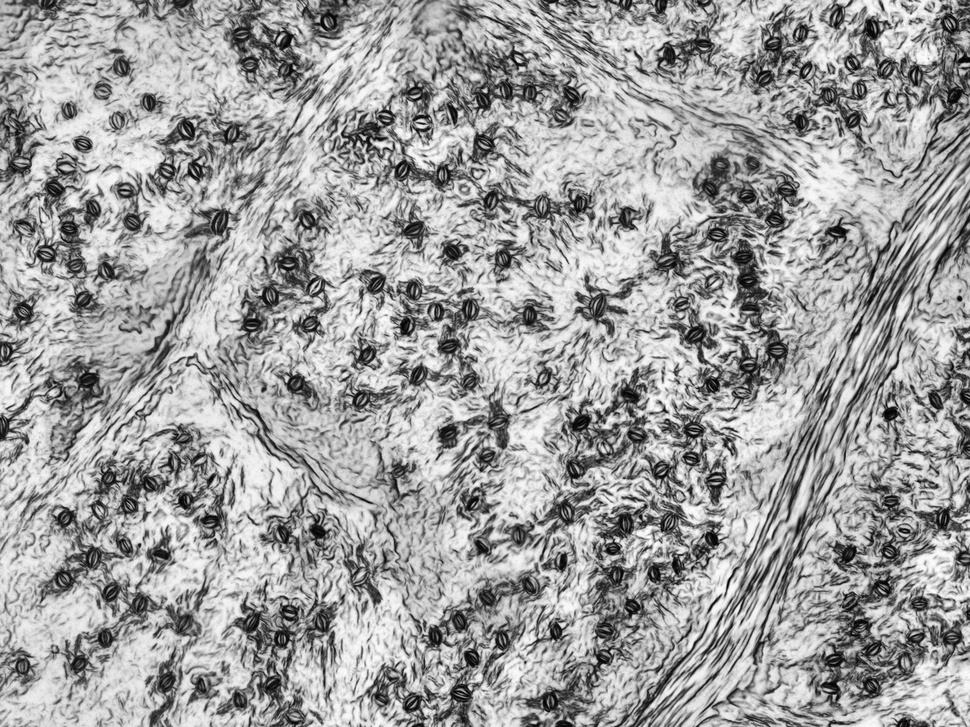
#> input picture 1.1.jpg, 970 x 727 px, shrunk from 2560 x 1920 before the run; its folder holds only this picture in this run
$ python -i preprocessing.py   (imports and definitions only)
#> lines starting #> are read from the running program, lines starting #| are printed output that depends on the picture
#> further down, picture is the input picture: shape (727, 970, 3); min 0, max 255, mean 159.3
"""预处理模块：光照校正、对比度增强、带通滤波与暗线结构强化。
Preprocessing: illumination correction, contrast enhancement, band-pass filtering and dark-line enhancement.

透射显微镜叶表皮图像的亮度可以分解为
The brightness of a transmitted-light leaf-epidermis micrograph can be decomposed as

    I(x, y) = L(x, y) · R(x, y) + n(x, y)

其中 L 为低频照明/叶脉阴影（尺度 >> 气孔），R 为组织透过率（包含气孔、细胞壁），
n 为高频噪声。本模块依次：
where L is low-frequency illumination / vein shading (scale >> stoma), R is tissue transmittance
(stomata, cell walls) and n is high-frequency noise. This module applies, in order:

1. **平场校正 (flat-field)**：用大尺度高斯 G_σbg * I 估计 L，做除法 I / L，
   把乘性阴影变为常数 —— 这一步直接解决"叶脉引起的强暗区"问题，
   也是禁止使用全局阈值的根本原因（未校正前同一气孔在亮区/暗区灰度差异巨大）。
   **Flat-field correction**: estimate L with a large Gaussian G_σbg * I and divide, I / L, turning
   multiplicative shading into a constant. This removes the dark regions caused by veins and is the
   reason a global threshold is not allowed (before correction the same stoma has very different
   grey levels in bright and dark areas).
2. **CLAHE**：分块限制对比度的直方图均衡化，进一步拉平局部对比度。
   **CLAHE**: tiled, contrast-limited histogram equalisation that further evens out local contrast.
3. **DoG 带通**：G_σ1 - G_σ2，σ1 抑制像素级噪声，σ2 去除残余低频背景。
   **DoG band-pass**: G_σ1 - G_σ2; σ1 suppresses pixel noise, σ2 removes residual low-frequency background.
4. **形态学黑顶帽 (black-hat)**：closing(I) - I，提取宽度小于结构元的暗线
   （保卫细胞外轮廓、气孔裂隙、细胞壁），作为"暗结构强度图"。
   **Morphological black-hat**: closing(I) - I extracts dark lines narrower than the structuring element
   (guard-cell outlines, stomatal slits, cell walls) as a "dark-structure strength" map.
5. **多尺度 Hessian 斑点图**：在暗结构密度图上计算 Hessian 行列式 (DoH)，
   两个特征值同号且接近 ⇒ 各向同性斑点（气孔）；一大一小 ⇒ 线状结构（细胞壁）。
   **Multi-scale Hessian blob map**: the determinant of Hessian (DoH) on the dark-structure map;
   two eigenvalues of the same sign and similar size ⇒ isotropic blob (stoma); one large and one
   small ⇒ line-like structure (cell wall).
"""
from __future__ import annotations

from dataclasses import dataclass
from typing import Sequence

import cv2
import numpy as np
from skimage.feature import hessian_matrix, hessian_matrix_eigvals


def to_gray_float(image: np.ndarray) -> np.ndarray:
    """任意输入 (uint8/uint16/float, 灰度/BGR) → float32 灰度 [0, 1]。
    Any input (uint8/uint16/float, grey/BGR) → float32 grey in [0, 1]."""
    img = image
    if img.ndim == 3:
        img = cv2.cvtColor(img[..., :3], cv2.COLOR_BGR2GRAY)
    img = img.astype(np.float32)
    lo, hi = float(img.min()), float(img.max())
#> lo = 0; hi = 255
    if hi > 1.0:  # 整型动态范围 / integer dynamic range
        img = img / (65535.0 if hi > 255 else 255.0)
    return np.clip(img, 0.0, 1.0)


def robust_normalize(x: np.ndarray, p_lo: float = 0.5, p_hi: float = 99.5) -> np.ndarray:
    """按百分位做鲁棒线性拉伸到 [0, 1]，避免少数极亮/极暗像素主导。
    Robust percentile-based linear stretch to [0, 1], so a few extreme pixels do not dominate."""
    lo, hi = np.percentile(x, [p_lo, p_hi])
    return np.clip((x - lo) / max(hi - lo, 1e-6), 0.0, 1.0).astype(np.float32)


def flat_field_correct(gray: np.ndarray, sigma_bg: float = 40.0) -> np.ndarray:
    """乘性光照校正：I / (G_σ * I)。
    Multiplicative illumination correction: I / (G_σ * I).

    σ_bg 需远大于气孔尺寸（~30 px），否则会把气孔本身当作背景除掉。
    σ_bg must be much larger than a stoma (~30 px), otherwise the stoma itself is divided out as background.
    """
#> called with sigma_bg = 40
    bg = cv2.GaussianBlur(gray, (0, 0), sigma_bg)
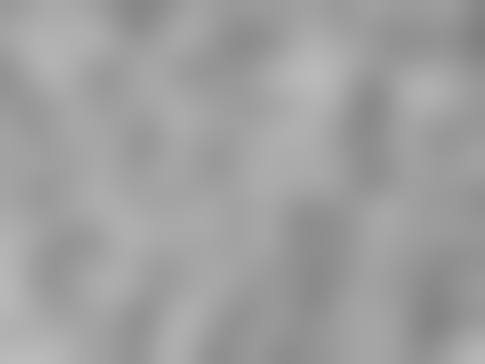
#> bg: shape (727, 970) float32 (shown at 1/2 size); min 0.505, max 0.733, mean 0.625
    flat = gray / (bg + 1e-3)
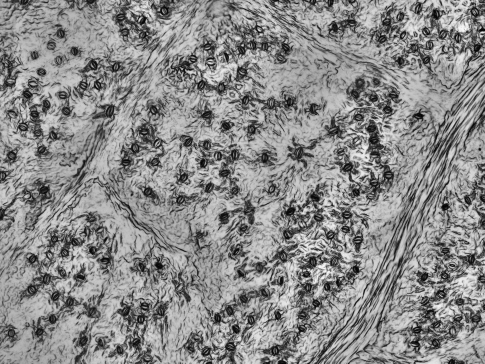
#> flat: shape (727, 970) float32 (shown at 1/2 size); min 0, max 1.83, mean 0.995; drawn with min black and max white
    return robust_normalize(flat)
#> in robust_normalize, `lo, hi = np.percentile(x, [p_lo, p_hi])`: lo = 0.0919; hi = 1.61


def clahe(img01: np.ndarray, clip_limit: float = 2.0, tile: int = 16) -> np.ndarray:
#> called with clip_limit = 2, tile = 16
    u8 = (img01 * 255).astype(np.uint8)
    out = cv2.createCLAHE(clipLimit=clip_limit, tileGridSize=(tile, tile)).apply(u8)
    return out.astype(np.float32) / 255.0


def difference_of_gaussians(img: np.ndarray, sigma_lo: float = 1.0, sigma_hi: float = 10.0) -> np.ndarray:
    """带通滤波：保留 [σ_lo, σ_hi] 频带内的结构（气孔轮廓宽 2–4 px、整体 ~30 px）。
    Band-pass filter keeping structures in [σ_lo, σ_hi] (stoma outline 2–4 px wide, whole stoma ~30 px)."""
#> called with sigma_lo = 1, sigma_hi = 10
    return (cv2.GaussianBlur(img, (0, 0), sigma_lo) - cv2.GaussianBlur(img, (0, 0), sigma_hi)).astype(np.float32)
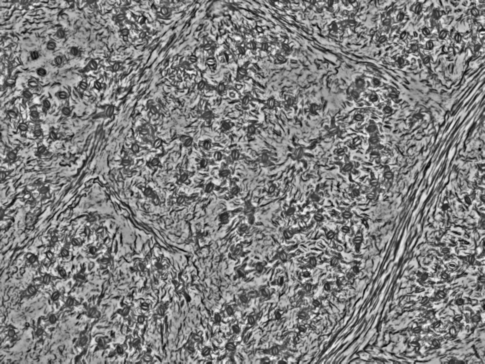
#> returned value: shape (727, 970) float32 (shown at 1/2 size); min -0.572, max 0.57, mean -1.83e-05; drawn with min black and max white


def black_tophat(img: np.ndarray, line_width: int = 9, pre_sigma: float = 1.2) -> np.ndarray:
    """黑顶帽：提取宽度 < line_width 的暗线（保卫细胞壁 / 裂隙 / 表皮细胞壁）。
    Black-hat: extract dark lines narrower than line_width (guard-cell walls / slits / epidermal cell walls)."""
#> called with line_width = 9, pre_sigma = 1.2
    k = cv2.getStructuringElement(cv2.MORPH_ELLIPSE, (line_width, line_width))
    sm = cv2.GaussianBlur(img, (0, 0), pre_sigma)
    bh = cv2.morphologyEx(sm, cv2.MORPH_BLACKHAT, k)
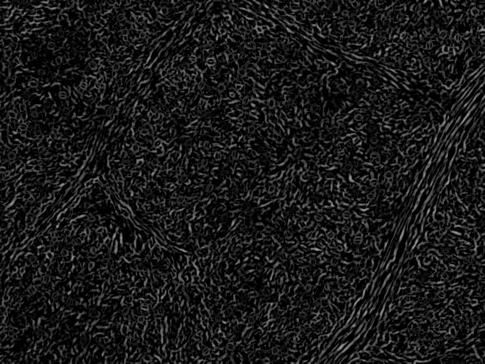
#> bh: shape (727, 970) float32 (shown at 1/2 size); min 0, max 0.674, mean 0.0979
    return robust_normalize(bh, 0.0, 99.5)
#> call 2 of robust_normalize, with p_lo = 0, p_hi = 99.5
#> in robust_normalize (call 2), `lo, hi = np.percentile(x, [p_lo, p_hi])`: lo = 0; hi = 0.459
#> in robust_normalize (call 2), `return np.clip((x - lo) / max(hi - lo, 1e-6), 0.0, 1.0).astype(np.floa..`:
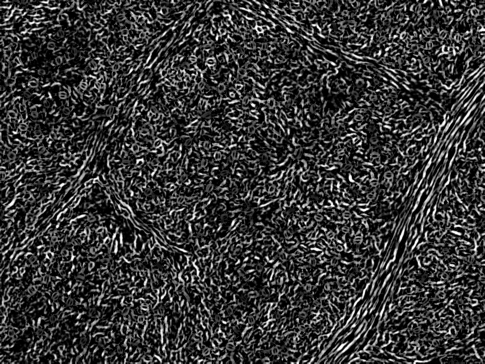
#> returned value: shape (727, 970) float32 (shown at 1/2 size); min 0, max 1, mean 0.213


# [20 lines left out: function hessian_blob_map, not called in this run]


@dataclass
class PreprocessResult:
    gray: np.ndarray       # 原始灰度 [0,1] / original grey
    flat: np.ndarray       # 平场校正后 / after flat-field correction
    enhanced: np.ndarray   # CLAHE 增强（模板匹配的输入）/ CLAHE-enhanced (template-matching input)
    bandpass: np.ndarray   # DoG 带通 / DoG band-pass
    ridge: np.ndarray      # 黑顶帽暗结构强度 [0,1] / black-hat dark-structure strength
    energy: np.ndarray     # 暗结构局部密度（用于抑制空白背景的伪响应）/ local density of dark structure (suppresses false responses on blank background)


def preprocess(
    image: np.ndarray,
    sigma_bg: float = 40.0,
    clahe_clip: float = 2.0,
    clahe_tile: int = 16,
    dog_sigmas: tuple[float, float] = (1.0, 10.0),
    line_width: int = 9,
    energy_sigma: float = 8.0,
) -> PreprocessResult:
    gray = to_gray_float(image)
    flat = flat_field_correct(gray, sigma_bg)
    enh = clahe(flat, clahe_clip, clahe_tile)
    bp = difference_of_gaussians(enh, *dog_sigmas)
    ridge = black_tophat(enh, line_width)
    energy = cv2.GaussianBlur(ridge, (0, 0), energy_sigma)
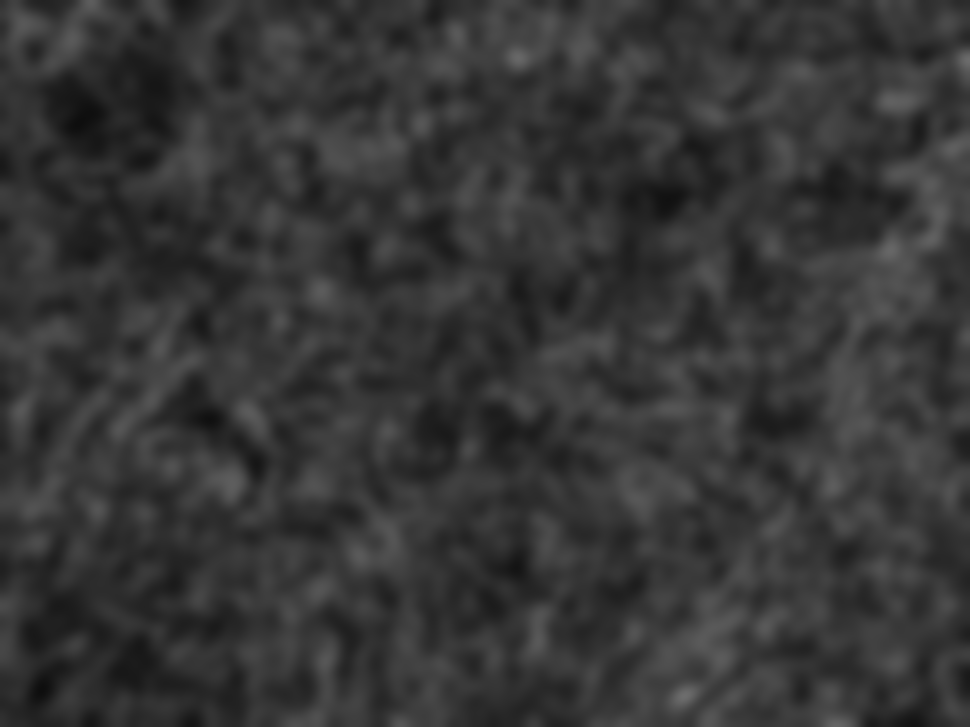
#> energy: shape (727, 970) float32; min 0.0557, max 0.428, mean 0.213
    return PreprocessResult(gray, flat, enh, bp, ridge, energy)

>>> import cv2
>>> picture = cv2.imread('../1.1.jpg')
>>> result = preprocess(picture)

$ run again, on 22.1.jpg
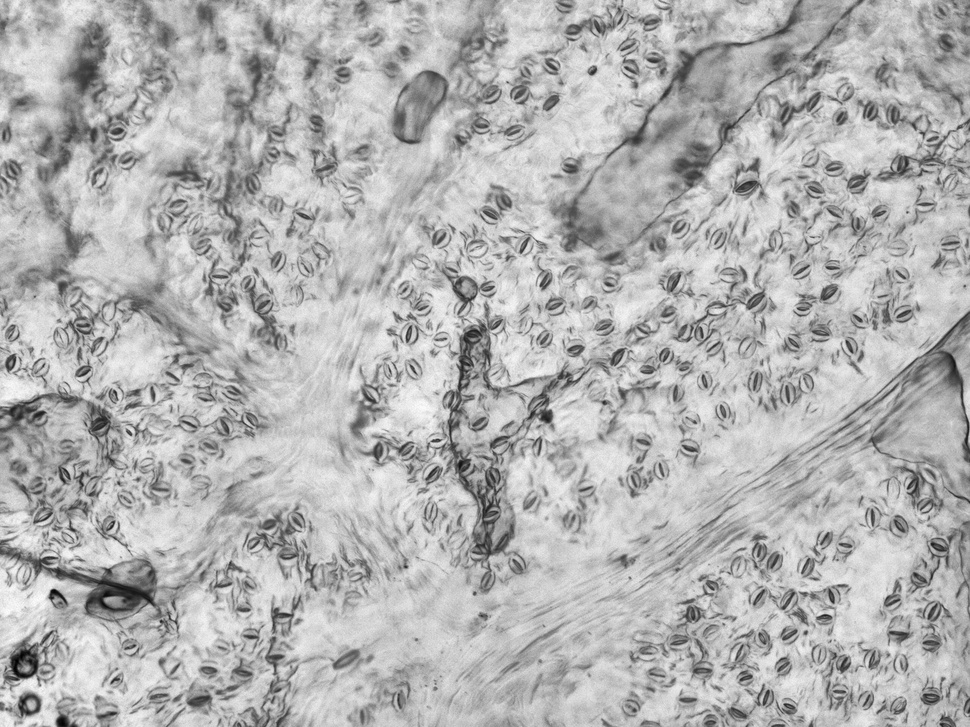
#> input picture 22.1.jpg, 970 x 727 px, shrunk from 2560 x 1920 before the run
#> picture is the input picture: shape (727, 970, 3); min 1, max 254, mean 178.8
#> in to_gray_float, `lo, hi = float(img.min()), float(img.max())`: lo = 1; hi = 254
#> in robust_normalize, `lo, hi = np.percentile(x, [p_lo, p_hi])`: lo = 0.333; hi = 1.33
#> in black_tophat, `bh = cv2.morphologyEx(sm, cv2.MORPH_BLACKHAT, k)`:
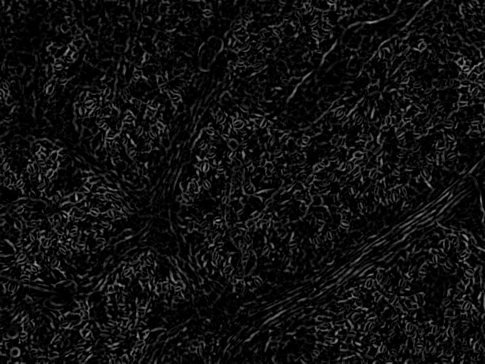
#> bh: shape (727, 970) float32 (shown at 1/2 size); min 0, max 0.661, mean 0.0617
#> in preprocess, `energy = cv2.GaussianBlur(ridge, (0, 0), energy_sigma)`:
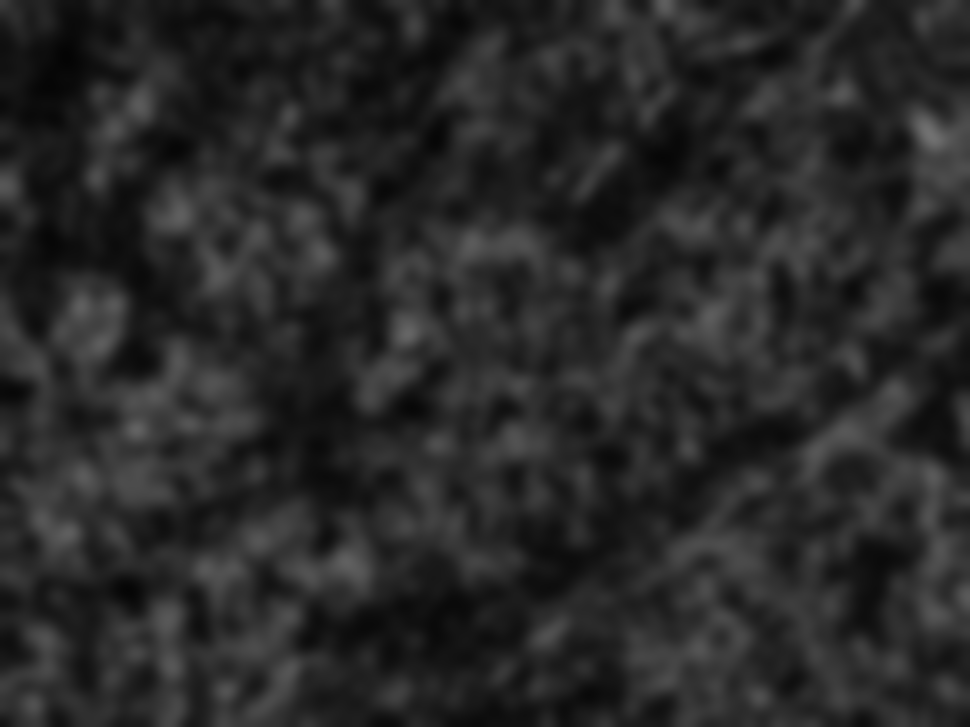
#> energy: shape (727, 970) float32; min 0.0168, max 0.446, mean 0.159

$ run again, on 4.2.jpg
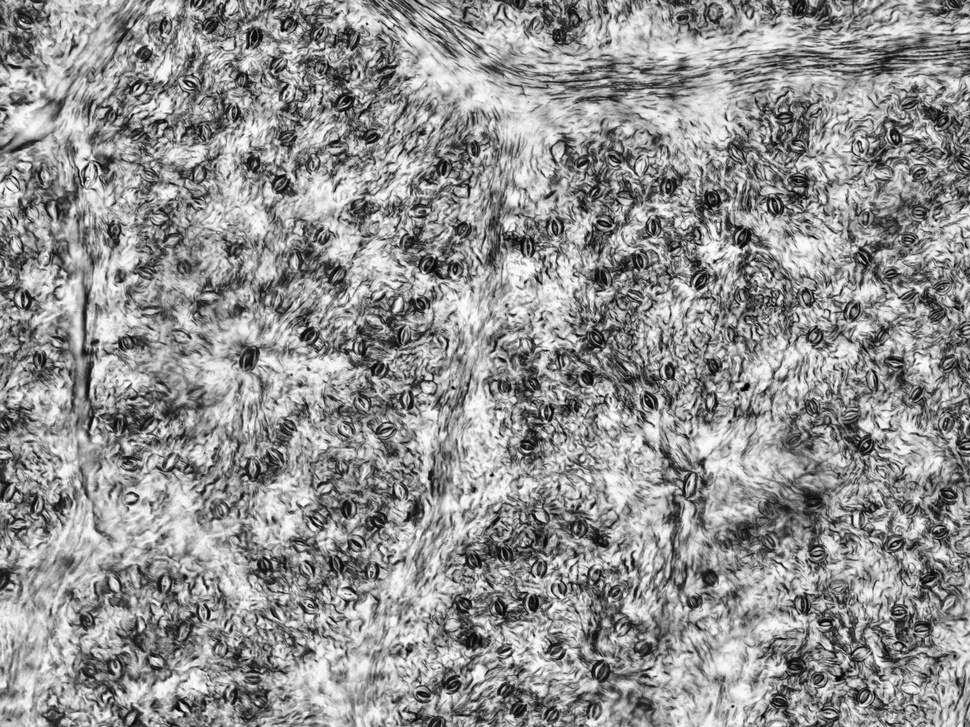
#> input picture 4.2.jpg, 970 x 727 px, shrunk from 2560 x 1920 before the run
#> picture is the input picture: shape (727, 970, 3); min 0, max 255, mean 145.7
#> in to_gray_float, `lo, hi = float(img.min()), float(img.max())`: lo = 0; hi = 255
#> in robust_normalize, `lo, hi = np.percentile(x, [p_lo, p_hi])`: lo = 0.125; hi = 1.73
#> in black_tophat, `bh = cv2.morphologyEx(sm, cv2.MORPH_BLACKHAT, k)`:
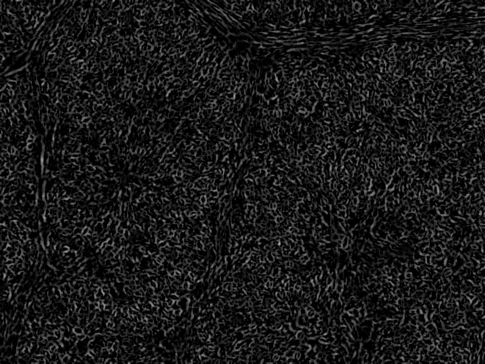
#> bh: shape (727, 970) float32 (shown at 1/2 size); min 0, max 0.709, mean 0.097
#> in preprocess, `energy = cv2.GaussianBlur(ridge, (0, 0), energy_sigma)`:
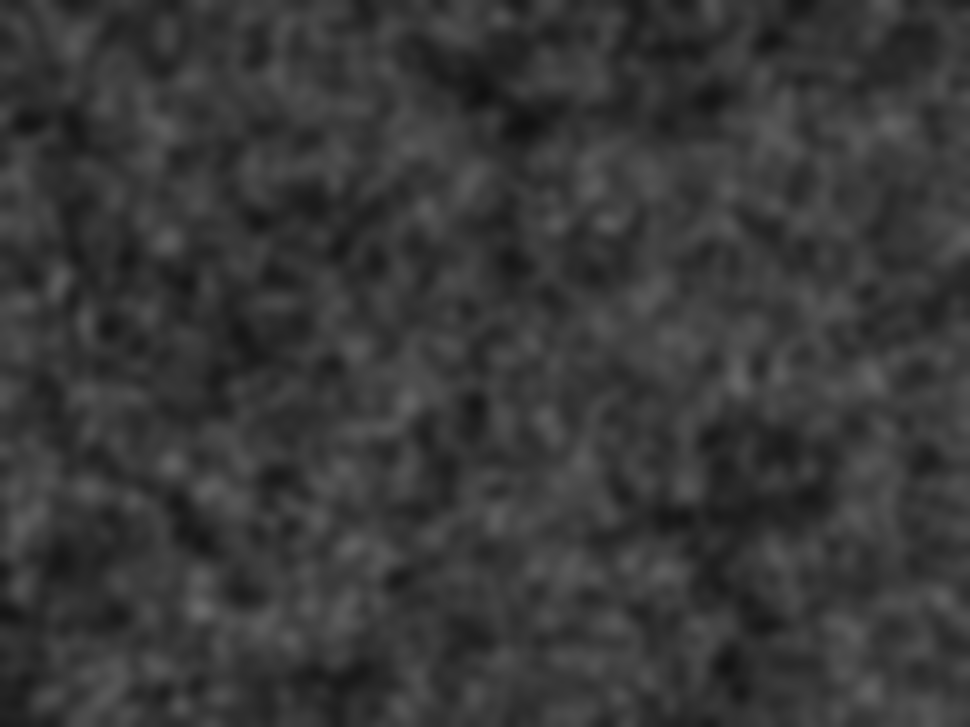
#> energy: shape (727, 970) float32; min 0.0662, max 0.418, mean 0.221
